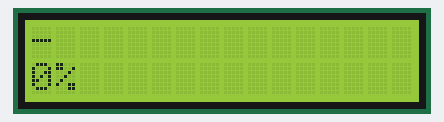
The sketch below on a simulated Arduino Uno, built with avr-gcc and run on an emulated ATmega328P. Shown: 16×2 character LCD. What the sketch prints to the serial monitor is not drawn.

Above: at 0.2 s.
At 2.2 s:
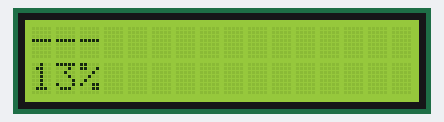
At 4.2 s:
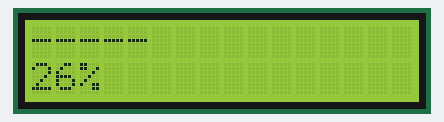
At 8.2 s:
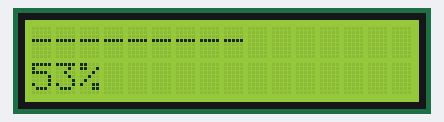
At 12.2 s:
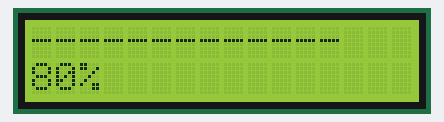
At 17.3 s:
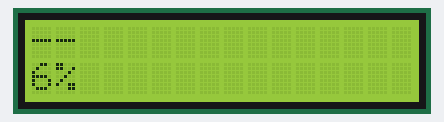

The sketch:

lcd4.ino
```cpp
#include <Wire.h>
#include <LiquidCrystal_I2C.h>


LiquidCrystal_I2C lcd(0x27,20,4);  // set the LCD address to 0x27 for a 16 chars and 2 line display
int i;
int p=0;
int n = 0;
void setup()
{
  lcd.init();                      // initialize the lcd
  lcd.begin(16,2);

  Serial.begin(9600);
  // Print a message to the LCD.
  lcd.backlight();


}
void loop(){

  for(i=0;i<16;i++){
     lcd.setCursor(0,1);
    lcd.print(i*100/15); lcd.print("%");
    Serial.println(i);
    lcd.setCursor(i,0);
    lcd.print("-");
    delay(1000);


    }
  lcd.clear();
  }
```

Measured:
- by itself, everything shown: repeats every 16.1 s, in 17 steps
- what the display in image 1 shows lasts 1.0 s, from 2.1 s to 3.1 s
